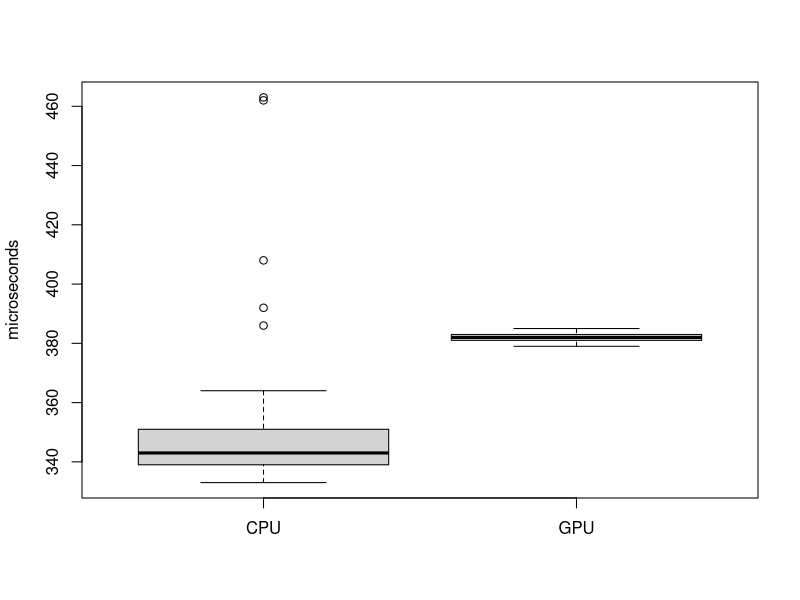
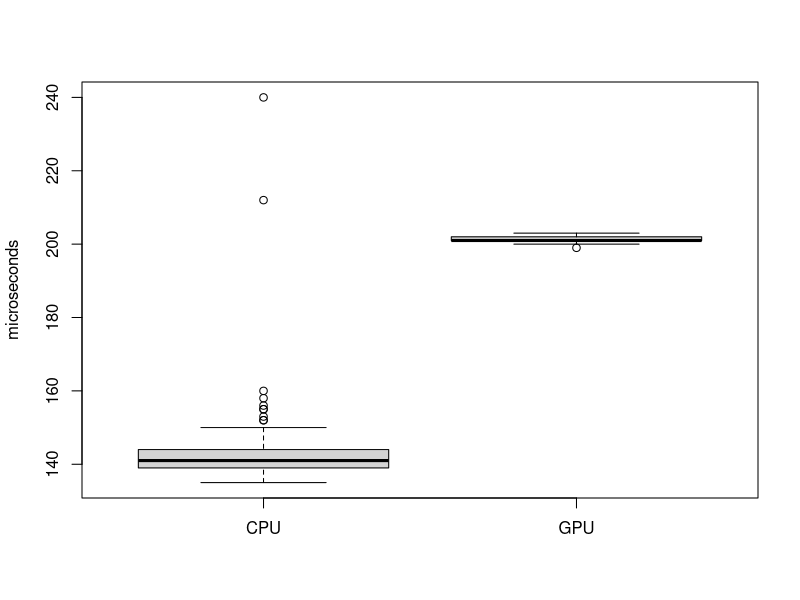
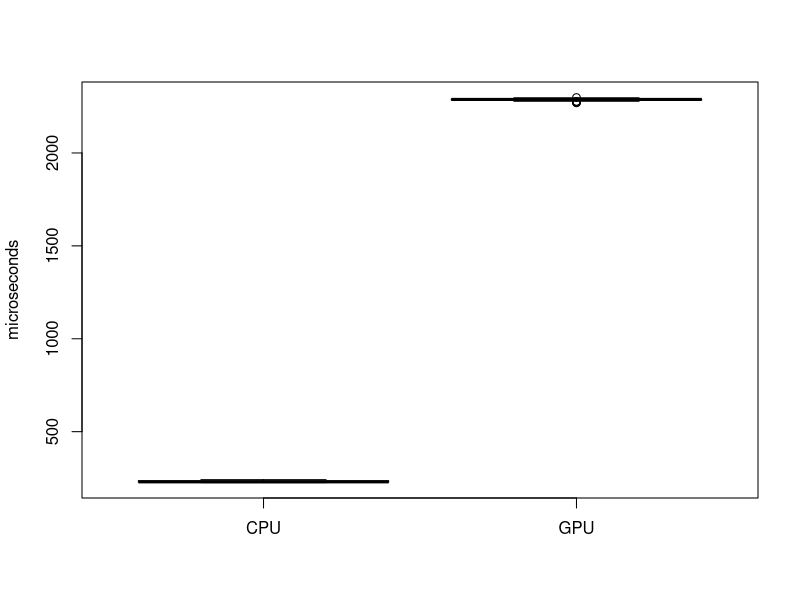
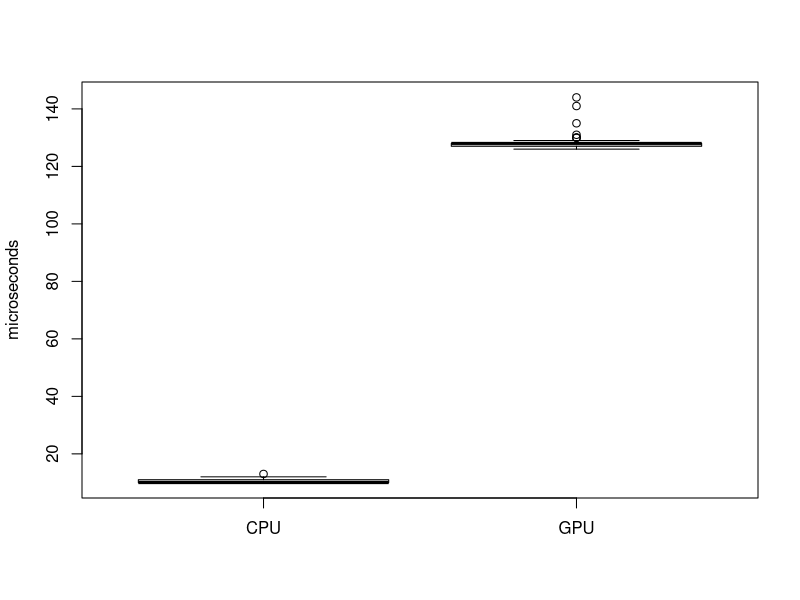
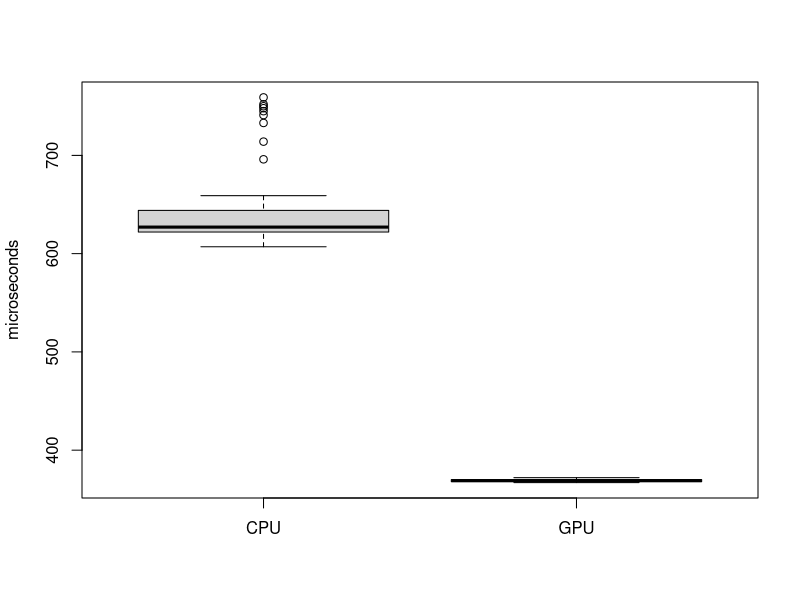
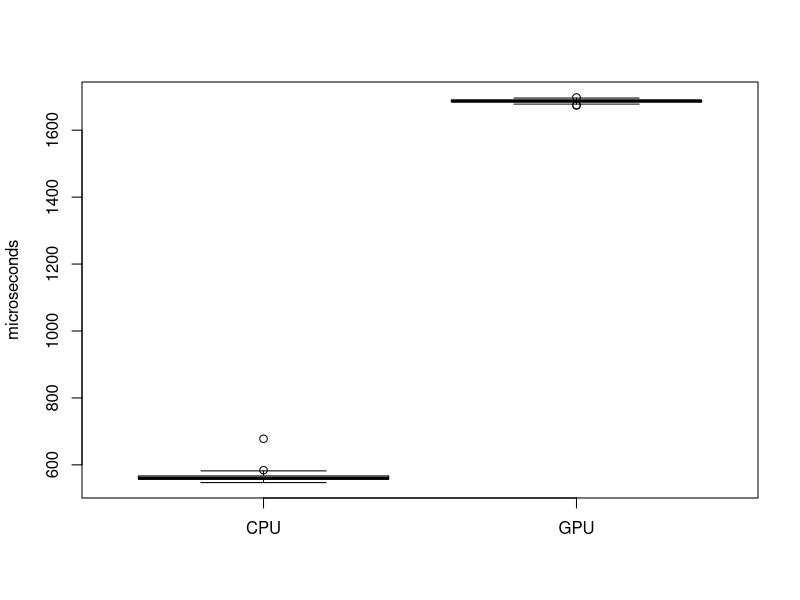
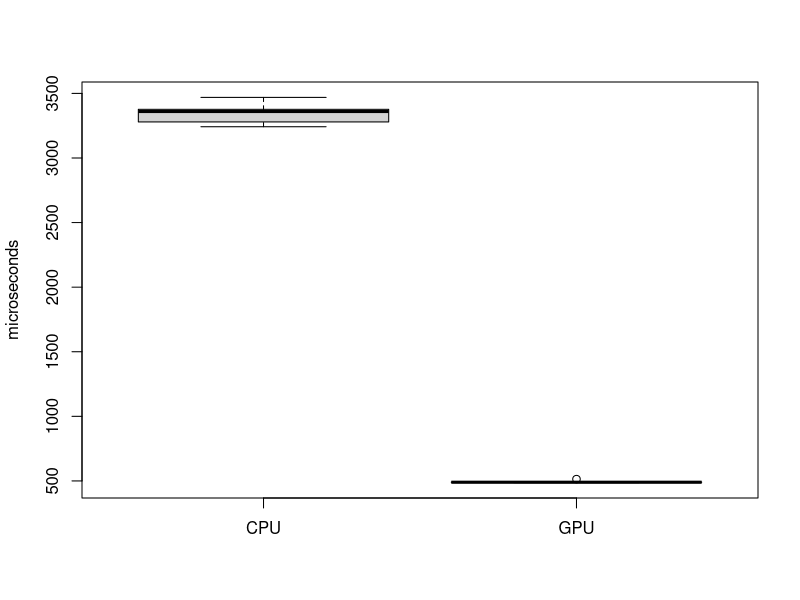

Write the R code that produced these figures, in order.
armadillo <- data.frame(CPU=cpu_armadillo <- as.matrix(read.table("cpu-armadillo_10000.txt.txt", header=TRUE)), GPU=as.matrix(read.table("gpu-armadillo_10000.txt.txt", header=TRUE)))
bunny <- data.frame(CPU=cpu_armadillo <- as.matrix(read.table("cpu-bunny.txt.txt", header=TRUE)), GPU=as.matrix(read.table("gpu-bunny.txt.txt", header=TRUE)))
bunny2 <- data.frame(CPU=cpu_armadillo <- as.matrix(read.table("cpu-bunny2.txt.txt", header=TRUE)), GPU=as.matrix(read.table("gpu-bunny2.txt.txt", header=TRUE)))
sphere_4000 <- data.frame(CPU=cpu_armadillo <- as.matrix(read.table("cpu-sphere_4000.txt.txt", header=TRUE)), GPU=as.matrix(read.table("gpu-sphere_4000.txt.txt", header=TRUE)))
neptune_10000 <- data.frame(CPU=cpu_armadillo <- as.matrix(read.table("cpu-neptune_10000.txt.txt", header=TRUE)), GPU=as.matrix(read.table("gpu-neptune_10000.txt.txt", header=TRUE)))
asiandragon9a_50000 <- data.frame(CPU=cpu_armadillo <- as.matrix(read.table("cpu-asiandragon9a_50000.txt.txt", header=TRUE)), GPU=as.matrix(read.table("gpu-asiandragon9a_50000.txt.txt", header=TRUE)))
lucy_5000 <- data.frame(CPU=cpu_armadillo <- as.matrix(read.table("cpu-lucy_5000.txt.txt", header=TRUE)), GPU=as.matrix(read.table("gpu-lucy_5000.txt.txt", header=TRUE)))

pdf("armadillo.pdf")
boxplot(armadillo, ylab="microseconds")
dev.off()
pdf("bunny.pdf")
boxplot(bunny, ylab="microseconds")
dev.off()
pdf("bunny2.pdf")
boxplot(bunny2, ylab="microseconds")
dev.off()
pdf("sphere_4000.pdf")
boxplot(sphere_4000, ylab="microseconds")
dev.off()
pdf("neptune_10000.pdf")
boxplot(neptune_10000, ylab="microseconds")
dev.off()
pdf("asiandragon9a_50000.pdf")
boxplot(asiandragon9a_50000, ylab="microseconds")
dev.off()
pdf("lucy_5000.pdf")
boxplot(lucy_5000, ylab="microseconds")
dev.off()
